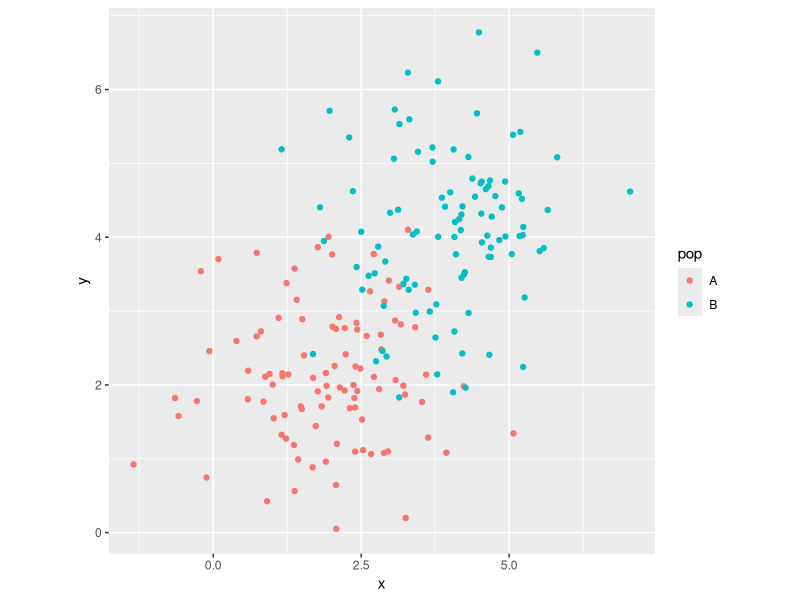

Recreate this plot in R. (Note: this script raises an error after producing the figure.)
#!/bin/env Rscript


library(ggplot2)

d <- rbind(
    data.frame(
        "x" = rnorm(100, 2, 1),
        "y" = rnorm(100, 2, 1),
        "pop" = "A"),
    data.frame(
        "x" = rnorm(100, 4, 1),
        "y" = rnorm(100, 4, 1),
        "pop" = "B"))

ggplot(d) +
    geom_point(aes(x = x, y = y, colour = pop)) +
    theme(aspect.ratio = 1)

#'
#'
library(randomForest)

model <- randomForest(d[,1:2], y = d$pop)

tst <- data.frame(
        "x" = rnorm(100, 2, 1),
        "y" = rnorm(100, 2, 1))

rsp <- predict(model, tst)

x <- tst
x$pop <- rsp
x$type <- "predicted"
y <- d
y$type <- "original"


ggplot(rbind(x, y)) +
    geom_point(aes(x = x, y = y, colour = pop)) +
    facet_wrap(~ type) +
    theme(aspect.ratio = 1)
